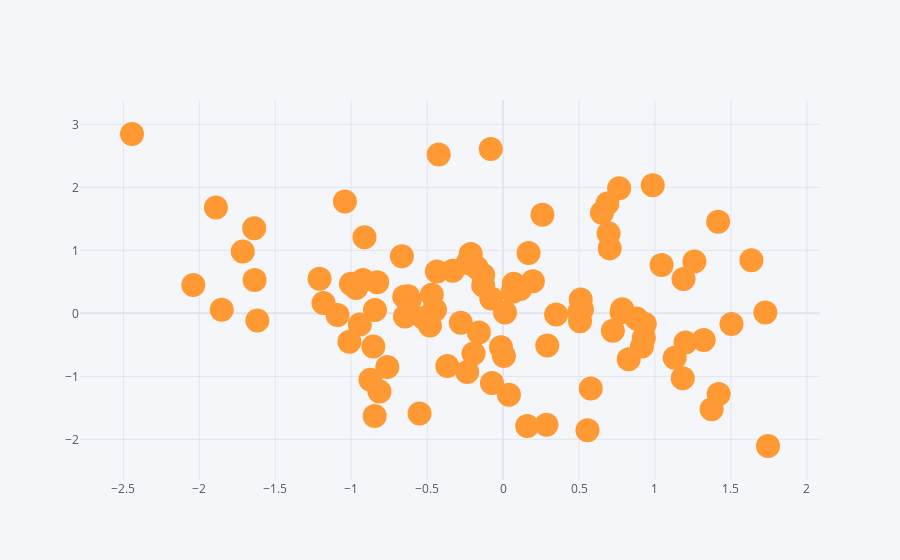

Source (notebook cell):
### Code cell
#df.plot()
#df.iplot() # interactive plot
df.iplot(kind='scatter', x='A', y='B', mode='markers', size=24)
